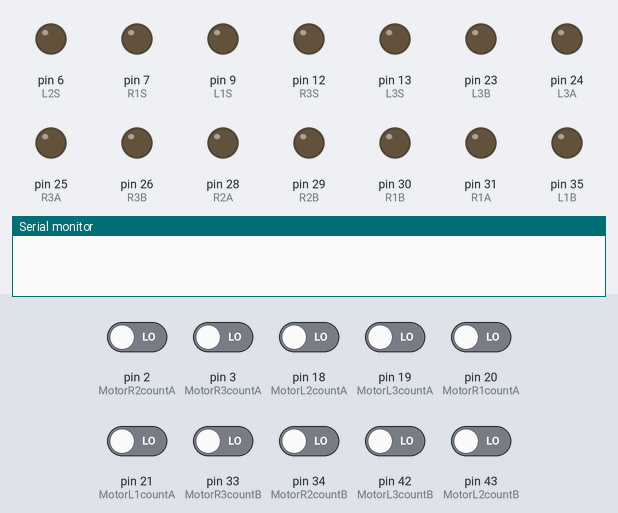
The sketch below on a simulated Arduino Mega 2560, built with avr-gcc and run on an emulated ATmega2560. Parts: output pins drawn as LEDs (lit = HIGH), the last lines printed to the serial monitor. The inputs (shaded band) are chosen by the test bench; at power-on: pin 2 (MotorR2countA), pin 3 (MotorR3countA), pin 18 (MotorL2countA), pin 19 (MotorL3countA), pin 20 (MotorR1countA), pin 21 (MotorL1countA), pin 33 (MotorR3countB), pin 34 (MotorR2countB), pin 42 (MotorL3countB), pin 43 (MotorL2countB) LOW.

Above: at 0.1 s.
At 2.2 s:
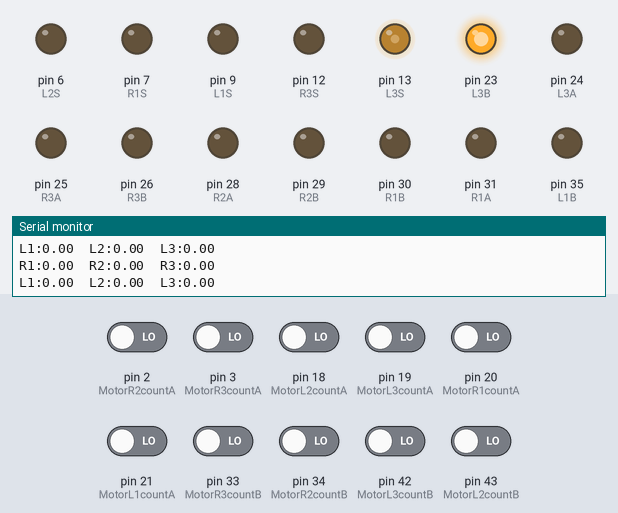
2.3 s: pin 2 (MotorR2countA) driven HIGH and pin 18 (MotorL2countA) driven HIGH
5.3 s: pin 3 (MotorR3countA) driven HIGH and pin 19 (MotorL3countA) driven HIGH
Timing chart, 0 to 8.3 s (numbered marks = the images above; inputs shaded):
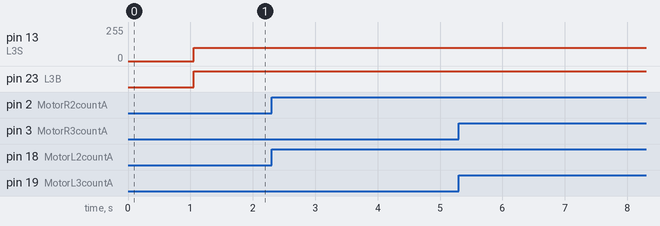

The sketch:

test_moto.ino
```cpp
#define PI 3.14159265
#define MotorL1countA 21 //编码器A
#define MotorL1countB 45 //编码器B

#define MotorR1countA 20 //编码器A
#define MotorR1countB 44 //编码器B

#define MotorL2countA 18 //编码器A
#define MotorL2countB 43 //编码器B

#define MotorR2countA 2 //编码器A
#define MotorR2countB 34 //编码器B

#define MotorL3countA 19 //编码器A
#define MotorL3countB 42 //编码器B


#define MotorR3countA 3 //编码器A
#define MotorR3countB 33 //编码器B

//you
const int R3S = 12;
const int R3A = 25;
const int R3B = 26;
const int L3A = 24;
const int L3B = 23;
const int L3S = 13;
//zuo


const int L1A = 36;
const int L1B = 35;
const int L1S = 9;
const int L2S = 6;
const int L2A = 38;
const int L2B = 39;


const int R1A = 31;
const int R1B = 30;
const int R1S = 7;
const int R2S = 6;
const int R2A = 28;
const int R2B = 29;

int H_L1_B = 0;
int H_R1_B = 0;
int H_L2_B = 0;
int H_R2_B = 0;
int H_L3_B = 0;
int H_R3_B = 0;
volatile float motorL1 = 0; //中断变量，左轮子脉冲计数
volatile float motorR1 = 0; //中断变量，右轮子脉冲计数
volatile float motorL2 = 0; //中断变量，左轮子脉冲计数
volatile float motorR2 = 0; //中断变量，右轮子脉冲计数
volatile float motorL3 = 0; //中断变量，左轮子脉冲计数
volatile float motorR3 = 0; //中断变量，右轮子脉冲计数
float v1 = 0; //单位cm/s
float v2 = 0; //单位cm/s
float v3 = 0; //单位cm/s
float v4 = 0; //单位cm/s
float v5 = 0; //单位cm/s
float v6 = 0; //单位cm/s
// Servo myservo;

  /**
     函数作用：读取左右电机的速度
     返回值：  无

    r3------l3
    l2------l1
    r2------r1

   * */
void Read_Moto_V() {

  //这是读取电机速度的函数
  unsigned long nowtime = 0;
  motorL1 = 0;
  motorR1 = 0;
  motorL2 = 0;
  motorR2 = 0;
  motorL3 = 0;
  motorR3 = 0;
  nowtime = millis() + 50; //读50毫秒
  attachInterrupt(digitalPinToInterrupt(MotorL1countA), Read_Moto_L1, RISING); //左轮脉冲开中断计数
  attachInterrupt(digitalPinToInterrupt(MotorR1countA), Read_Moto_R1, RISING); //右轮脉冲开中断计数
  attachInterrupt(digitalPinToInterrupt(MotorL2countA), Read_Moto_L2, RISING); //左轮脉冲开中断计数
  attachInterrupt(digitalPinToInterrupt(MotorR2countA), Read_Moto_R2, RISING); //右轮脉冲开中断计数
  attachInterrupt(digitalPinToInterrupt(MotorL3countA), Read_Moto_L3, RISING); //左轮脉冲开中断计数
  attachInterrupt(digitalPinToInterrupt(MotorR3countA), Read_Moto_R3, RISING); //右轮脉冲开中断计数
  while (millis() < nowtime); //达到50毫秒关闭中断
  detachInterrupt(digitalPinToInterrupt(MotorL1countA));//左轮脉冲关中断计数
  detachInterrupt(digitalPinToInterrupt(MotorR1countA));//右轮脉冲关中断计数
  detachInterrupt(digitalPinToInterrupt(MotorL2countA));//左轮脉冲关中断计数
  detachInterrupt(digitalPinToInterrupt(MotorR2countA));//右轮脉冲关中断计数
  detachInterrupt(digitalPinToInterrupt(MotorL3countA));//左轮脉冲关中断计数
  detachInterrupt(digitalPinToInterrupt(MotorR3countA));//右轮脉冲关中断计数
float V_L1,V_R1,V_L2,V_R2,V_L3,V_R3;
V_L1=V_R1=V_L2=V_R2=V_L3=V_R3 = 0;
  //390来自转速比1:30中的30乘以编码器线数13
  V_L1 = ((motorL1 / 390) * 6.5 * PI) / 0.05; //单位cm/s
  V_R1 = ((motorR1 / 390) * 6.5 * PI) / 0.05; //单位cm/s
  V_L2 = ((motorL2 / 130) * 6.5 * PI) / 0.05; //单位cm/s
  V_R2 = ((motorR2 / 130) * 6.5 * PI) / 0.05; //单位cm/s
  V_L3 = ((motorL3 / 390) * 6.5 * PI) / 0.05; //单位cm/s
  V_R3 = ((motorR3 / 390) * 6.5 * PI) / 0.05; //单位cm/s
  v1 = V_L1;
  v2 = V_R1;
  v3 = V_L2;
  v4 = V_R2;
  v5 = V_L3;
  v6 = V_R3;
  Serial.print("L1:");
  Serial.print(v1);
  Serial.print("\tL2:");
  Serial.print(v3);
  Serial.print("\tL3:");
  Serial.println(v5);

  Serial.print("R1:");
  Serial.print(v2);
  Serial.print("\tR2:");
  Serial.print(v4);
  Serial.print("\tR3:");
  Serial.println(v6);
  Serial.println();
// 变压器一边为车头

}

void Read_Moto_L1() {

  H_L1_B = digitalRead(MotorL1countB);//0是倒转 1是正转
  if (H_L1_B == 1)
  {
    motorL1++;
  } else
  {
    motorL1--;
  }
  //  Serial.print("Moto LB = ");
  //  Serial.print(motorL);
}
void Read_Moto_L2() {
  /**
     函数作用：读取左电机的编码器
     返回值：  无
   * */
  H_L2_B = digitalRead(MotorL2countB);//0是倒转 1是正转
  if (H_L2_B == 0)
  {
    motorL2--;
  } else
  {
    motorL2++;
  }
  //  Serial.print("Moto LB = ");
  //  Serial.print(motorL);
}
void Read_Moto_L3() {
  /**
     函数作用：读取左电机的编码器
     返回值：  无
   * */
  H_L3_B = digitalRead(MotorL3countB);//0是倒转 1是正转
  if (H_L3_B == 1)
  {
    motorL3++;
  } else
  {
    motorL3--;
  }
  //  Serial.print("Moto LB = ");
  //  Serial.print(motorL);
}
//读取右轮脉冲
void Read_Moto_R1() {
  /**
     函数作用：读取右电机的编码器
     返回值：  无
   * */
  H_R1_B = digitalRead(MotorR1countB);//0是倒转 1是正转
  if (H_R1_B == 0)
  {
    motorR1++;
  } else
  {
    motorR1--;
  }


  //  Serial.print("\tMoto RB = ");
  //  Serial.println(motorR);
}
void Read_Moto_R3() {
  /**
     函数作用：读取右电机的编码器
     返回值：  无
   * */
  H_R3_B = digitalRead(MotorR3countB);//0是倒转 1是正转
  if (H_R3_B == 1)
  {
    motorR3--;
  } else
  {
    motorR3++;
  }


  //  Serial.print("\tMoto RB = ");
  //  Serial.println(motorR);
}
void Read_Moto_R2() {
  /**
     函数作用：读取右电机的编码器
     返回值：  无
   * */
  H_R2_B = digitalRead(MotorR2countB);//0是倒转 1是正转
  if (H_R2_B == 1)
  {
    motorR2--;
  } else
  {
    motorR2++;
  }


  //  Serial.print("\tMoto RB = ");
  //  Serial.println(motorR);
}

  /**
     函数作用：电机行走，传入的L_v R_v为左右轮速度，范围-255~255，对应倒转和正转
     返回值：  无
      L      R
      1------1
      2------2
      3------3

   * */
void Run_Moto_F(int L_v, int R_v, int L_Moto,int R_Moto) {
  int L_Motor_A,R_Motor_A,L_Motor_B,R_Motor_B,L_Motor_SPEED,R_Motor_SPEED;
  switch (L_Moto)
  {
  case 1:
    L_Motor_A = L1A;
    L_Motor_B = L1B;
    L_Motor_SPEED = L1S;
    break;
  case 2:
    L_Motor_A = L2A;
    L_Motor_B = L2B;
    L_Motor_SPEED = L2S;
    break;
  case 3:
    L_Motor_A = L3A;
    L_Motor_B = L3B;
    L_Motor_SPEED = L3S;
    break;
  default:
    break;
  }
switch (R_Moto)
{
  case 1:
    R_Motor_A = R1A;
    R_Motor_B = R1B;
    R_Motor_SPEED = R1S;
    break;
  case 2:
    R_Motor_A = R2A;
    R_Motor_B = R2B;
    R_Motor_SPEED = R2S;
    break;
  case 3:
    R_Motor_A = R3A;
    R_Motor_B = R3B;
    R_Motor_SPEED = R3S;
    break;
  default:
    break;
  }
  if (L_v > 250)
  {
    L_v = 250;
  }
  else if ( L_v < -250 )
  {
    L_v = -250;
  }
  if (R_v > 250)
  {
    R_v = 250;
  }
  else if ( R_v < -250 )
  {
    R_v = -250;
  }
  //前进，可设置左右轮速度
  if (L_v > 0) {
    digitalWrite(L_Motor_A, 0);
    digitalWrite(L_Motor_B, HIGH);
    analogWrite(L_Motor_SPEED, L_v);
  } else if (L_v < 0) {
    digitalWrite(L_Motor_A, HIGH);
    digitalWrite(L_Motor_B, 0);
    analogWrite(L_Motor_SPEED, -L_v);
  } else
  {
    digitalWrite(L_Motor_A, 0);
    digitalWrite(L_Motor_B, 0);
    analogWrite(L_Motor_SPEED, 0);
  }
  if (R_v > 0) {
    digitalWrite(R_Motor_A, HIGH);
    digitalWrite(R_Motor_B, 0);
    analogWrite(R_Motor_SPEED, R_v);
  } else if (R_v < 0) {
    digitalWrite(R_Motor_A, 0);
    digitalWrite(R_Motor_B, HIGH);
    analogWrite(R_Motor_SPEED, -R_v);
  } else
  {
    digitalWrite(R_Motor_A, 0);
    digitalWrite(R_Motor_B, 0);
    analogWrite(R_Motor_SPEED, 0);
    // delay(2000);
  }
}


void setup() {
  // put your setup code here, to run once:
  pinMode(L1A, OUTPUT);
  pinMode(L1B, OUTPUT);
  pinMode(R1A, OUTPUT);
  pinMode(R1B, OUTPUT);
  pinMode(L1S, OUTPUT);
  pinMode(R1S, OUTPUT);

  pinMode(L2A, OUTPUT);
  pinMode(L2B, OUTPUT);
  pinMode(R2A, OUTPUT);
  pinMode(R2B, OUTPUT);
  pinMode(L2S, OUTPUT);
  pinMode(R2S, OUTPUT);

    pinMode(L3A, OUTPUT);
  pinMode(L3B, OUTPUT);
  pinMode(R3A, OUTPUT);
  pinMode(R3B, OUTPUT);
  pinMode(L3S, OUTPUT);
  pinMode(R3S, OUTPUT);

  delay(1000);

  Serial.begin(9600);
  Serial.println("BRGIN");


}


void loop() {
Read_Moto_V();
// Run_Moto_F(100,0,L1A,R1A,L1B,R1B,L1S,R1S);
//  Run_Moto_F(100,0,L2A,R2A,L2B,R2B,L2S,R2S);

// // Run_Moto_F(100,100,1,0);
// Run_Moto_F(100,100,1,0);
// // Run_Moto_F(100,100,1,0);
// delay(2000);
Run_Moto_F(100,0,3,0);

// Run_Moto_F(100,50,1,0);

// delay(2000);
}
```
